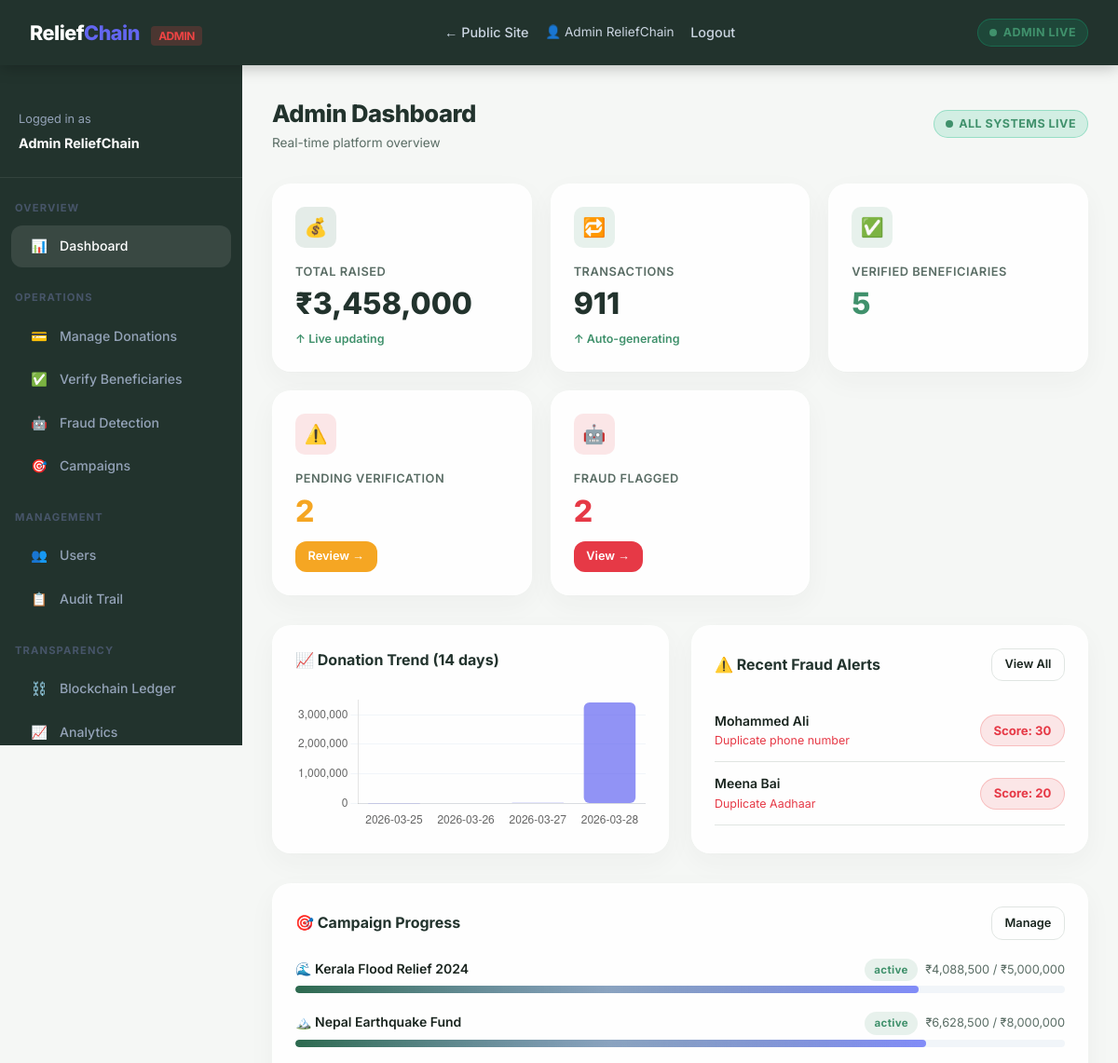
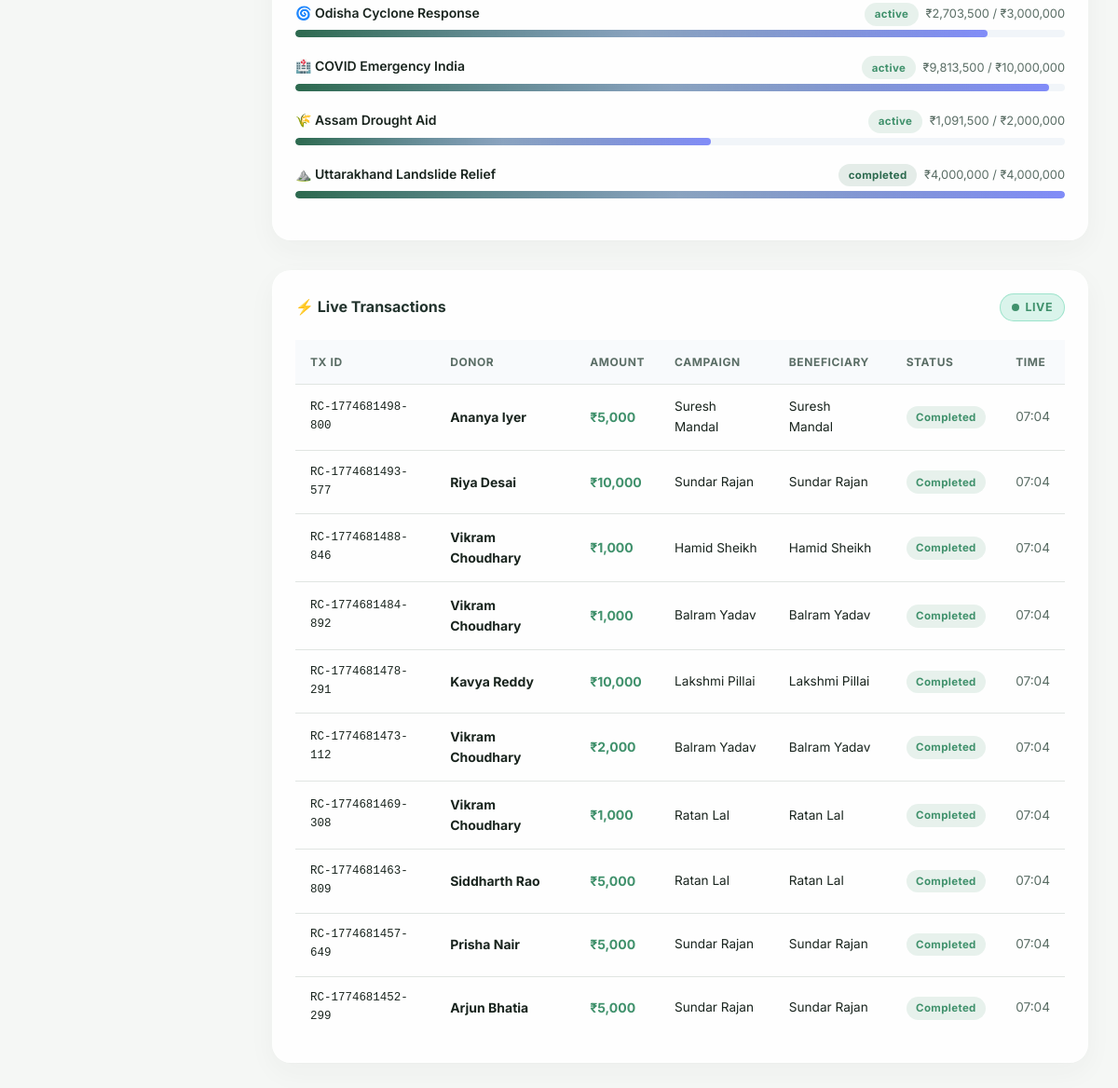
The app's page /admin/dashboard (signed in), older data (2 pictures, top to bottom).
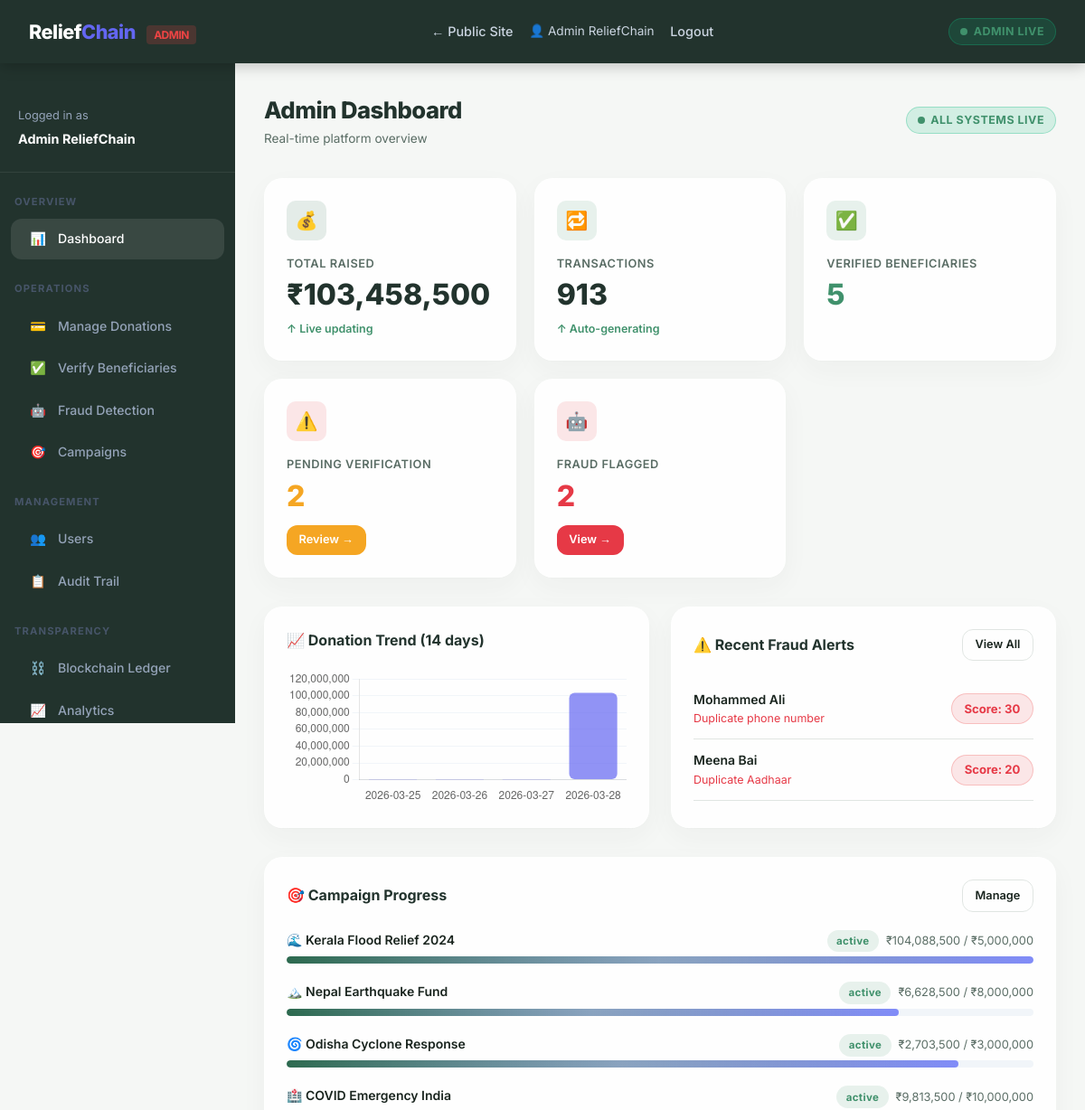
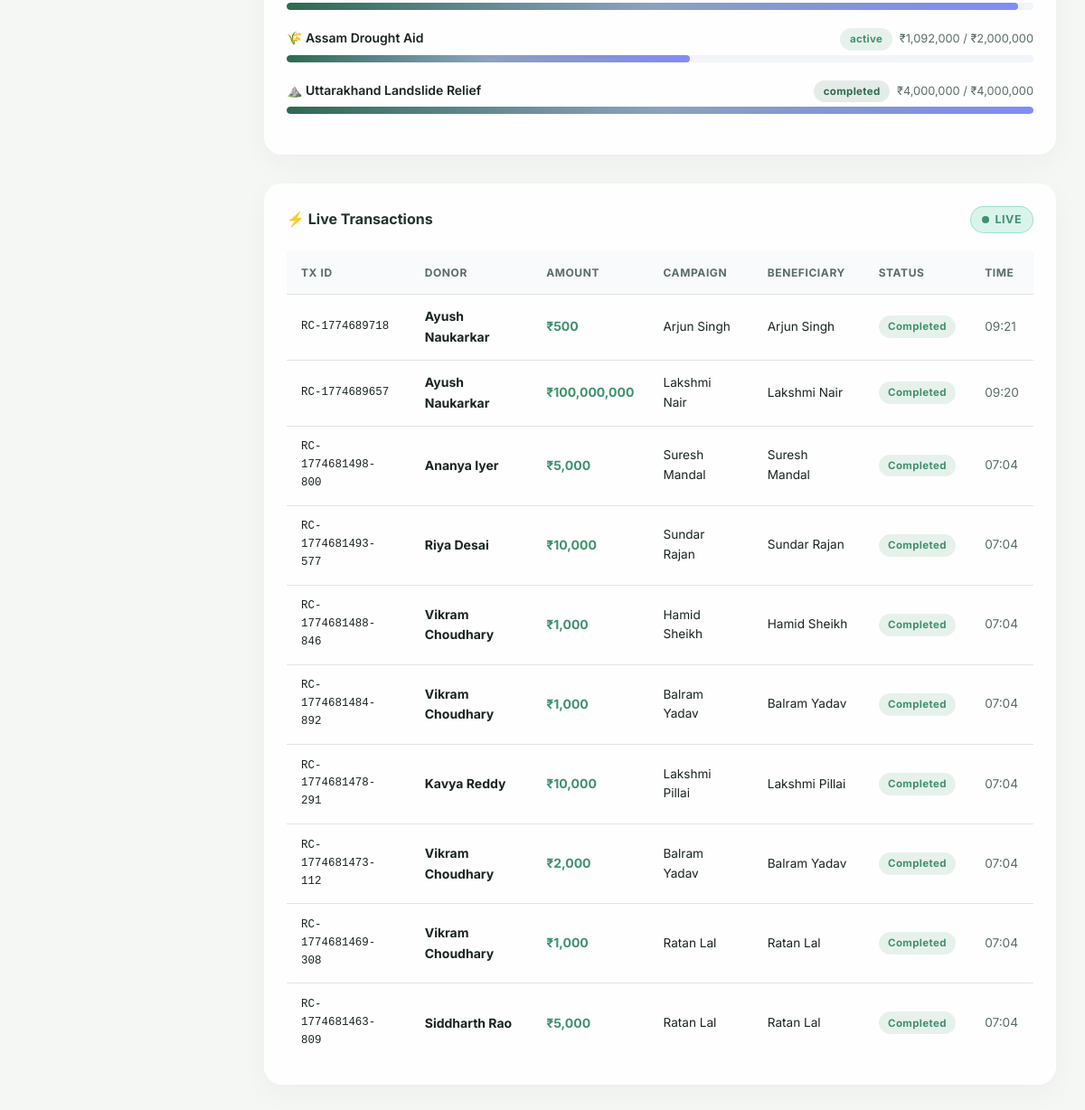
The same page, newer data (2 pictures, top to bottom).
### tables this page shows
CREATE TABLE beneficiaries (
            id INTEGER PRIMARY KEY AUTOINCREMENT,
            name TEXT NOT NULL,
            aadhaar TEXT NOT NULL,
            phone TEXT NOT NULL,
            address TEXT,
            state TEXT,
            trust_score INTEGER DEFAULT 50,
            status TEXT DEFAULT 'pending',
            campaign_id INTEGER,
            aid_amount INTEGER DEFAULT 0,
            flagged INTEGER DEFAULT 0,
            flag_reason TEXT,
            created_at DATETIME DEFAULT CURRENT_TIMESTAMP,
            FOREIGN KEY (campaign_id) REFERENCES campaigns(id)
        );

CREATE TABLE campaigns (
            id INTEGER PRIMARY KEY AUTOINCREMENT,
            name TEXT NOT NULL,
            description TEXT,
            target_amount INTEGER DEFAULT 1000000,
            raised_amount INTEGER DEFAULT 0,
            beneficiary_count INTEGER DEFAULT 0,
            region TEXT,
            category TEXT,
            status TEXT DEFAULT 'active',
            image_icon TEXT DEFAULT '🌊',
            created_at DATETIME DEFAULT CURRENT_TIMESTAMP
        );

CREATE TABLE donations (
            id INTEGER PRIMARY KEY AUTOINCREMENT,
            tx_id TEXT UNIQUE NOT NULL,
            donor_name TEXT NOT NULL,
            donor_email TEXT,
            amount INTEGER NOT NULL,
            campaign_id INTEGER,
            beneficiary TEXT,
            status TEXT DEFAULT 'completed',
            transaction_hash TEXT,
            payment_method TEXT DEFAULT 'UPI',
            timestamp DATETIME DEFAULT CURRENT_TIMESTAMP,
            FOREIGN KEY (campaign_id) REFERENCES campaigns(id)
        );

### app.py (the view)
@app.route('/admin/dashboard')
@admin_required
def admin_dashboard():
    db = get_db()
    c = db.cursor()
    c.execute("SELECT SUM(amount) as total, COUNT(*) as cnt FROM donations")
    stats = c.fetchone()
    c.execute("SELECT COUNT(*) as cnt FROM beneficiaries WHERE status='verified'")
    ben_v = c.fetchone()['cnt']
    c.execute("SELECT COUNT(*) as cnt FROM beneficiaries WHERE flagged=1")
    fraud = c.fetchone()['cnt']
    c.execute("SELECT COUNT(*) as cnt FROM beneficiaries WHERE status='pending'")
    pending = c.fetchone()['cnt']
    c.execute("SELECT * FROM donations ORDER BY timestamp DESC LIMIT 10")
    recent = c.fetchall()
    c.execute("SELECT * FROM campaigns")
    all_campaigns = c.fetchall()
    c.execute("SELECT DATE(timestamp) as d, SUM(amount) as s FROM donations GROUP BY DATE(timestamp) ORDER BY d ASC LIMIT 14")
    chart_rows = c.fetchall()
    chart_labels = [r['d'] for r in chart_rows]
    chart_data = [int(r['s']) for r in chart_rows]
    c.execute("SELECT * FROM beneficiaries WHERE flagged=1 ORDER BY created_at DESC LIMIT 5")
    flagged = c.fetchall()
    return render_template('admin_dashboard.html',
                           total_donations=int(stats['total'] or 0),
                           total_txns=int(stats['cnt'] or 0),
                           ben_verified=ben_v, fraud_count=fraud, pending_count=pending,
                           recent_donations=recent, campaigns=all_campaigns,
                           chart_labels=chart_labels, chart_data=chart_data,
                           flagged_beneficiaries=flagged)

### app.py (called while the page is built)
@app.context_processor
def inject_now():
    return {'now': _dt.now}

def get_db():
    db = getattr(g, '_database', None)
    if db is None:
        db = g._database = sqlite3.connect(DATABASE, check_same_thread=False)
        db.row_factory = sqlite3.Row
    return db

@app.teardown_appcontext
def close_connection(exception):
    db = getattr(g, '_database', None)
    if db is not None:
        db.close()

def admin_required(f):
    from functools import wraps
    @wraps(f)
    def decorated(*args, **kwargs):
        if 'user_id' not in session or session.get('role') != 'admin':
            flash('Admin access required.', 'error')
            return redirect(url_for('admin_login'))
        return f(*args, **kwargs)
    return decorated

### templates/admin_dashboard.html (shortened to what the changed rows need)
{% extends 'admin_base.html' %}
{% block content %}
<div class="page-header">
    <div>
        <h1 class="page-title">Admin Dashboard</h1>
    </div>
</div>
<div class="stats-grid">
    <div class="stat-card">
        <div class="icon indigo">💰</div>
        <div class="title">Total Raised</div>
        <div class="value" id="live-total" data-val="{{ total_donations }}">₹{{ '{:,.0f}'.format(total_donations) }}</div>
        <div class="trend">↑ Live updating</div>
    </div>
    <div class="stat-card">
        <div class="icon green">🔁</div>
        <div class="title">Transactions</div>
        <div class="value" id="live-txcount" data-val="{{ total_txns }}">{{ total_txns }}</div>
        <div class="trend">↑ Auto-generating</div>
    </div>
</div>
<div class="grid-2" style="margin-bottom:2rem;">
    <div class="card">
        <div class="chart-container"><canvas id="trendChart"></canvas></div>
    </div>
    <div class="card">
        {% for b in flagged_beneficiaries %}
        <div style="display:flex;justify-content:space-between;align-items:center;padding:0.75rem 0;border-bottom:1px solid var(--border);">
            <div>
                <div style="font-weight:600;font-size:0.875rem;">{{ b.name }}</div>
                <div style="font-size:0.78rem;color:var(--danger);">{{ b.flag_reason or 'Flagged by AI' }}</div>
            </div>
            <div>
                {% if b.trust_score < 40 %}<span class="trust-badge low">Score: {{ b.trust_score }}</span>
                {% else %}<span class="trust-badge medium">Score: {{ b.trust_score }}</span>{% endif %}
            </div>
        </div>
        {% else %}
        <div class="text-center text-muted" style="padding:2rem;">✅ No fraud alerts</div>
        {% endfor %}
    </div>
</div>
<div class="card" style="margin-bottom:2rem;">
    {% for c in campaigns %}
    {% set pct = [(c.raised_amount / c.target_amount * 100)|int, 100]|min %}
    <div style="margin-bottom:1.25rem;">
        <div style="display:flex;justify-content:space-between;margin-bottom:0.3rem;">
            <span style="font-weight:600;font-size:0.875rem;">{{ c.image_icon }} {{ c.name }}</span>
            <div style="display:flex;gap:0.5rem;align-items:center;">
                <span class="badge badge-{% if c.status=='active' %}success{% elif c.status=='completed' %}primary{% else %}warning{% endif %}">{{ c.status }}</span>
                <span style="font-size:0.8rem;color:var(--text-muted);">₹{{ '{:,.0f}'.format(c.raised_amount) }} / ₹{{ '{:,.0f}'.format(c.target_amount) }}</span>
            </div>
        </div>
        <div class="progress-bar-wrap"><div class="progress-bar" style="width:{{ pct }}%"></div></div>
    </div>
    {% endfor %}
</div>
<div class="card">
    <div class="table-wrap" style="border:none;border-radius:0;">
        <table>
            <thead><tr><th>TX ID</th><th>Donor</th><th>Amount</th><th>Campaign</th><th>Beneficiary</th><th>Status</th><th>Time</th></tr></thead>
            <tbody id="live-feed-tbody">
                {% for d in recent_donations %}
                <tr>
                    <td class="td-mono" style="font-size:0.78rem;">{{ d.tx_id }}</td>
                    <td><strong>{{ d.donor_name }}</strong></td>
                    <td style="color:var(--success);font-weight:700;">₹{{ '{:,.0f}'.format(d.amount) }}</td>
                    <td class="text-sm">{{ d.beneficiary or '—' }}</td>
                    <td class="text-sm">{{ d.beneficiary }}</td>
                    <td><span class="badge badge-success">Completed</span></td>
                    <td class="text-sm text-muted">{{ d.timestamp[11:16] }}</td>
                </tr>
                {% endfor %}
            </tbody>
        </table>
    </div>
</div>
{% endblock %}
{% block scripts %}
<script>
const labels = {{ chart_labels|tojson|safe }};
const data = {{ chart_data|tojson|safe }};
new Chart(document.getElementById('trendChart'), {
    type: 'bar',
    data: { labels: labels, datasets: [{ label: '₹ Donations', data: data,
        backgroundColor: 'rgba(99,102,241,0.7)', borderRadius: 6, borderSkipped: false }] },
    options: { responsive:true, maintainAspectRatio:false,
        plugins:{legend:{display:false}},
        scales:{y:{beginAtZero:true,grid:{color:'#F1F5F9'}},x:{grid:{display:false}}} }
});
</script>
{% endblock %}

Row changes from the older to the newer data that the page shows:
no longer on this page (row unchanged): donations: tx_id "RC-1774681457-649", donor_name "Prisha Nair", amount "5,000", beneficiary "Sundar Rajan", timestamp "07:04"
no longer on this page (row unchanged): donations: tx_id "RC-1774681452-299", donor_name "Arjun Bhatia", amount "5,000", beneficiary "Sundar Rajan", timestamp "07:04"
changed campaigns "Kerala Flood Relief 2024": raised_amount "4,088,500" → "104,088,500"; {{ pct }} 81 → 100 (drawn)
changed campaigns "Assam Drought Aid": raised_amount "1,091,500" → "1,092,000"
added donations: tx_id "RC-1774689718", donor_name "Ayush Naukarkar", amount "500", beneficiary "Arjun Singh", timestamp "09:21"
added donations: tx_id "RC-1774689657", donor_name "Ayush Naukarkar", amount "100,000,000", beneficiary "Lakshmi Nair", timestamp "09:20"
Text that changed along with them:
{{ '{:,.0f}'.format(total_donations) }}: "3,458,000" → "103,458,500"
{{ total_txns }}: "911" → "913"
chart data {{ chart_data|tojson|safe }}: [5000, 15500, 29000, 3408500] → [5000, 15500, 29000, 103409000]
